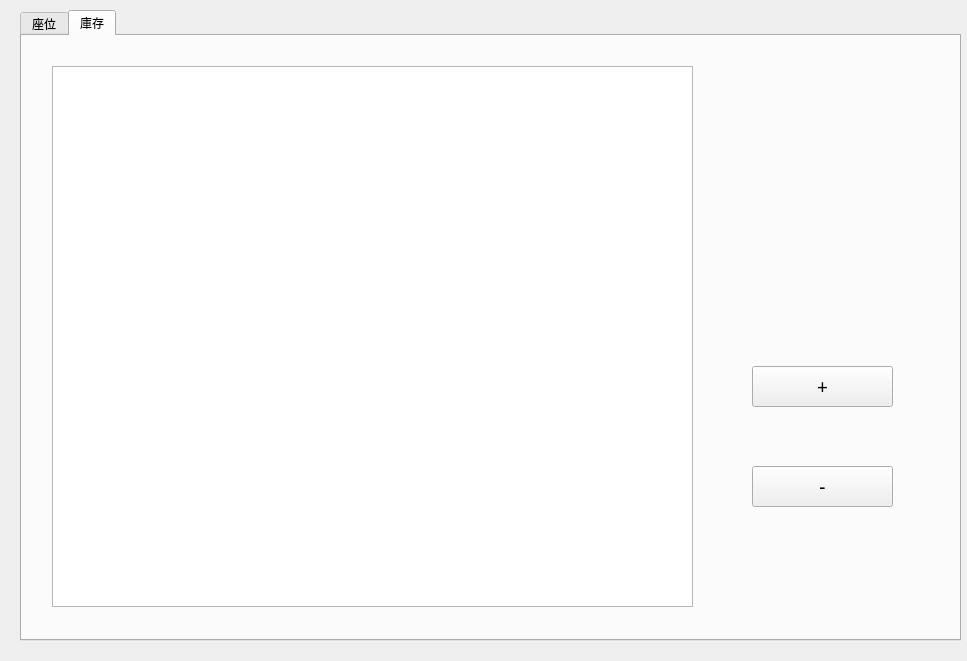
<?xml version="1.0" encoding="UTF-8"?>
<ui version="4.0">
 <class>StaffManage</class>
 <widget class="QWidget" name="StaffManage">
  <property name="geometry">
   <rect>
    <x>0</x>
    <y>0</y>
    <width>967</width>
    <height>661</height>
   </rect>
  </property>
  <property name="windowTitle">
   <string>員工端</string>
  </property>
  <widget class="QTabWidget" name="tabWidget">
   <property name="geometry">
    <rect>
     <x>20</x>
     <y>10</y>
     <width>941</width>
     <height>631</height>
    </rect>
   </property>
   <property name="minimumSize">
    <size>
     <width>0</width>
     <height>631</height>
    </size>
   </property>
   <property name="currentIndex">
    <number>1</number>
   </property>
   <property name="iconSize">
    <size>
     <width>16</width>
     <height>16</height>
    </size>
   </property>
   <widget class="QWidget" name="tab_3">
    <attribute name="title">
     <string>座位</string>
    </attribute>
    <widget class="QPushButton" name="seatFive">
     <property name="enabled">
      <bool>false</bool>
     </property>
     <property name="geometry">
      <rect>
       <x>20</x>
       <y>490</y>
       <width>121</width>
       <height>101</height>
      </rect>
     </property>
     <property name="text">
      <string>5</string>
     </property>
    </widget>
    <widget class="QPushButton" name="seatSeven">
     <property name="enabled">
      <bool>false</bool>
     </property>
     <property name="geometry">
      <rect>
       <x>420</x>
       <y>160</y>
       <width>131</width>
       <height>101</height>
      </rect>
     </property>
     <property name="text">
      <string>7</string>
     </property>
    </widget>
    <widget class="QLabel" name="orderLabelOne">
     <property name="geometry">
      <rect>
       <x>160</x>
       <y>10</y>
       <width>131</width>
       <height>31</height>
      </rect>
     </property>
     <property name="font">
      <font>
       <family>Agency FB</family>
       <pointsize>18</pointsize>
      </font>
     </property>
     <property name="text">
      <string>點餐狀況</string>
     </property>
    </widget>
    <widget class="QTextBrowser" name="orderSeven">
     <property name="geometry">
      <rect>
       <x>560</x>
       <y>160</y>
       <width>201</width>
       <height>101</height>
      </rect>
     </property>
    </widget>
    <widget class="QTextBrowser" name="orderThree">
     <property name="geometry">
      <rect>
       <x>150</x>
       <y>270</y>
       <width>201</width>
       <height>101</height>
      </rect>
     </property>
    </widget>
    <widget class="QTextBrowser" name="orderNine">
     <property name="geometry">
      <rect>
       <x>560</x>
       <y>380</y>
       <width>201</width>
       <height>101</height>
      </rect>
     </property>
    </widget>
    <widget class="QLabel" name="seatLabel">
     <property name="geometry">
      <rect>
       <x>30</x>
       <y>10</y>
       <width>111</width>
       <height>31</height>
      </rect>
     </property>
     <property name="font">
      <font>
       <family>Agency FB</family>
       <pointsize>18</pointsize>
      </font>
     </property>
     <property name="text">
      <string>座位</string>
     </property>
    </widget>
    <widget class="QPushButton" name="seatTen">
     <property name="enabled">
      <bool>false</bool>
     </property>
     <property name="geometry">
      <rect>
       <x>420</x>
       <y>490</y>
       <width>131</width>
       <height>101</height>
      </rect>
     </property>
     <property name="text">
      <string>10</string>
     </property>
    </widget>
    <widget class="QPushButton" name="seatNine">
     <property name="enabled">
      <bool>false</bool>
     </property>
     <property name="geometry">
      <rect>
       <x>420</x>
       <y>380</y>
       <width>131</width>
       <height>101</height>
      </rect>
     </property>
     <property name="text">
      <string>9</string>
     </property>
    </widget>
    <widget class="QPushButton" name="seatTwo">
     <property name="enabled">
      <bool>false</bool>
     </property>
     <property name="geometry">
      <rect>
       <x>20</x>
       <y>160</y>
       <width>121</width>
       <height>101</height>
      </rect>
     </property>
     <property name="styleSheet">
      <string notr="true">QPushButton#pushButton_2:focus{
border: 5px solid red;
}</string>
     </property>
     <property name="text">
      <string>2</string>
     </property>
    </widget>
    <widget class="QLabel" name="seatSelector">
     <property name="geometry">
      <rect>
       <x>790</x>
       <y>150</y>
       <width>141</width>
       <height>41</height>
      </rect>
     </property>
     <property name="font">
      <font>
       <family>Agency FB</family>
       <pointsize>20</pointsize>
      </font>
     </property>
     <property name="text">
      <string>清理座位</string>
     </property>
    </widget>
    <widget class="QLabel" name="seatLabeTwo">
     <property name="geometry">
      <rect>
       <x>440</x>
       <y>10</y>
       <width>111</width>
       <height>31</height>
      </rect>
     </property>
     <property name="font">
      <font>
       <family>Agency FB</family>
       <pointsize>18</pointsize>
      </font>
     </property>
     <property name="text">
      <string>座位</string>
     </property>
    </widget>
    <widget class="QPushButton" name="seatEight">
     <property name="enabled">
      <bool>false</bool>
     </property>
     <property name="geometry">
      <rect>
       <x>420</x>
       <y>270</y>
       <width>131</width>
       <height>101</height>
      </rect>
     </property>
     <property name="text">
      <string>8</string>
     </property>
    </widget>
    <widget class="QTextBrowser" name="orderFive">
     <property name="geometry">
      <rect>
       <x>150</x>
       <y>490</y>
       <width>201</width>
       <height>101</height>
      </rect>
     </property>
    </widget>
    <widget class="QPushButton" name="seatFour">
     <property name="enabled">
      <bool>false</bool>
     </property>
     <property name="geometry">
      <rect>
       <x>20</x>
       <y>380</y>
       <width>121</width>
       <height>101</height>
      </rect>
     </property>
     <property name="text">
      <string>4</string>
     </property>
    </widget>
    <widget class="QLabel" name="orderLabelTwo">
     <property name="geometry">
      <rect>
       <x>570</x>
       <y>10</y>
       <width>131</width>
       <height>31</height>
      </rect>
     </property>
     <property name="font">
      <font>
       <family>Agency FB</family>
       <pointsize>18</pointsize>
      </font>
     </property>
     <property name="text">
      <string>點餐狀況</string>
     </property>
    </widget>
    <widget class="QTextBrowser" name="orderOne">
     <property name="geometry">
      <rect>
       <x>150</x>
       <y>50</y>
       <width>201</width>
       <height>101</height>
      </rect>
     </property>
    </widget>
    <widget class="QTextBrowser" name="orderFour">
     <property name="geometry">
      <rect>
       <x>150</x>
       <y>380</y>
       <width>201</width>
       <height>101</height>
      </rect>
     </property>
    </widget>
    <widget class="QPushButton" name="determineButton">
     <property name="geometry">
      <rect>
       <x>790</x>
       <y>280</y>
       <width>141</width>
       <height>41</height>
      </rect>
     </property>
     <property name="font">
      <font>
       <family>Agency FB</family>
       <pointsize>14</pointsize>
      </font>
     </property>
     <property name="text">
      <string>確定</string>
     </property>
    </widget>
    <widget class="QPushButton" name="seatThree">
     <property name="enabled">
      <bool>false</bool>
     </property>
     <property name="geometry">
      <rect>
       <x>20</x>
       <y>270</y>
       <width>121</width>
       <height>101</height>
      </rect>
     </property>
     <property name="text">
      <string>3</string>
     </property>
    </widget>
    <widget class="QPushButton" name="seatSix">
     <property name="enabled">
      <bool>false</bool>
     </property>
     <property name="geometry">
      <rect>
       <x>420</x>
       <y>50</y>
       <width>131</width>
       <height>101</height>
      </rect>
     </property>
     <property name="text">
      <string>6</string>
     </property>
    </widget>
    <widget class="QPushButton" name="seatOne">
     <property name="enabled">
      <bool>false</bool>
     </property>
     <property name="geometry">
      <rect>
       <x>20</x>
       <y>50</y>
       <width>121</width>
       <height>101</height>
      </rect>
     </property>
     <property name="styleSheet">
      <string notr="true">QPushButton#pushButton:focus{
border: 5px solid red;
}</string>
     </property>
     <property name="text">
      <string>1</string>
     </property>
    </widget>
    <widget class="QComboBox" name="seatCombo">
     <property name="geometry">
      <rect>
       <x>790</x>
       <y>220</y>
       <width>141</width>
       <height>41</height>
      </rect>
     </property>
     <item>
      <property name="text">
       <string>請選擇座位</string>
      </property>
     </item>
    </widget>
    <widget class="QTextBrowser" name="orderEight">
     <property name="geometry">
      <rect>
       <x>560</x>
       <y>270</y>
       <width>201</width>
       <height>101</height>
      </rect>
     </property>
    </widget>
    <widget class="QTextBrowser" name="orderTwo">
     <property name="geometry">
      <rect>
       <x>150</x>
       <y>160</y>
       <width>201</width>
       <height>101</height>
      </rect>
     </property>
    </widget>
    <widget class="QTextBrowser" name="orderSix">
     <property name="geometry">
      <rect>
       <x>560</x>
       <y>50</y>
       <width>201</width>
       <height>101</height>
      </rect>
     </property>
    </widget>
    <widget class="QTextBrowser" name="orderTen">
     <property name="geometry">
      <rect>
       <x>560</x>
       <y>490</y>
       <width>201</width>
       <height>101</height>
      </rect>
     </property>
    </widget>
   </widget>
   <widget class="QWidget" name="tab_4">
    <attribute name="title">
     <string>庫存</string>
    </attribute>
    <widget class="QTableWidget" name="menuTable">
     <property name="enabled">
      <bool>true</bool>
     </property>
     <property name="geometry">
      <rect>
       <x>30</x>
       <y>30</y>
       <width>641</width>
       <height>541</height>
      </rect>
     </property>
     <property name="font">
      <font>
       <family>Agency FB</family>
       <pointsize>14</pointsize>
      </font>
     </property>
     <property name="horizontalScrollBarPolicy">
      <enum>Qt::ScrollBarAlwaysOff</enum>
     </property>
     <property name="autoScrollMargin">
      <number>16</number>
     </property>
     <property name="editTriggers">
      <set>QAbstractItemView::NoEditTriggers</set>
     </property>
     <property name="selectionBehavior">
      <enum>QAbstractItemView::SelectRows</enum>
     </property>
     <property name="textElideMode">
      <enum>Qt::ElideRight</enum>
     </property>
     <property name="showGrid">
      <bool>true</bool>
     </property>
     <property name="wordWrap">
      <bool>true</bool>
     </property>
     <property name="cornerButtonEnabled">
      <bool>true</bool>
     </property>
     <attribute name="horizontalHeaderVisible">
      <bool>false</bool>
     </attribute>
     <attribute name="horizontalHeaderCascadingSectionResizes">
      <bool>false</bool>
     </attribute>
     <attribute name="horizontalHeaderDefaultSectionSize">
      <number>131</number>
     </attribute>
     <attribute name="horizontalHeaderHighlightSections">
      <bool>false</bool>
     </attribute>
     <attribute name="horizontalHeaderMinimumSectionSize">
      <number>42</number>
     </attribute>
     <attribute name="horizontalHeaderStretchLastSection">
      <bool>true</bool>
     </attribute>
     <attribute name="verticalHeaderVisible">
      <bool>false</bool>
     </attribute>
     <attribute name="verticalHeaderDefaultSectionSize">
      <number>50</number>
     </attribute>
     <attribute name="verticalHeaderHighlightSections">
      <bool>false</bool>
     </attribute>
     <attribute name="verticalHeaderMinimumSectionSize">
      <number>60</number>
     </attribute>
     <attribute name="verticalHeaderStretchLastSection">
      <bool>false</bool>
     </attribute>
     <column>
      <property name="text">
       <string>名稱</string>
      </property>
      <property name="font">
       <font>
        <family>Agency FB</family>
        <pointsize>10</pointsize>
       </font>
      </property>
     </column>
     <column>
      <property name="text">
       <string>價格</string>
      </property>
      <property name="font">
       <font>
        <family>Agency FB</family>
        <pointsize>10</pointsize>
       </font>
      </property>
     </column>
     <column>
      <property name="text">
       <string>餐點敘述</string>
      </property>
      <property name="font">
       <font>
        <family>Agency FB</family>
        <pointsize>10</pointsize>
       </font>
      </property>
     </column>
    </widget>
    <widget class="QPushButton" name="addButton">
     <property name="geometry">
      <rect>
       <x>730</x>
       <y>330</y>
       <width>141</width>
       <height>41</height>
      </rect>
     </property>
     <property name="font">
      <font>
       <family>Agency FB</family>
       <pointsize>14</pointsize>
      </font>
     </property>
     <property name="text">
      <string>+</string>
     </property>
    </widget>
    <widget class="QPushButton" name="removeButton">
     <property name="geometry">
      <rect>
       <x>730</x>
       <y>430</y>
       <width>141</width>
       <height>41</height>
      </rect>
     </property>
     <property name="font">
      <font>
       <family>Agency FB</family>
       <pointsize>14</pointsize>
      </font>
     </property>
     <property name="text">
      <string>-</string>
     </property>
    </widget>
   </widget>
  </widget>
 </widget>
 <resources/>
 <connections/>
</ui>
